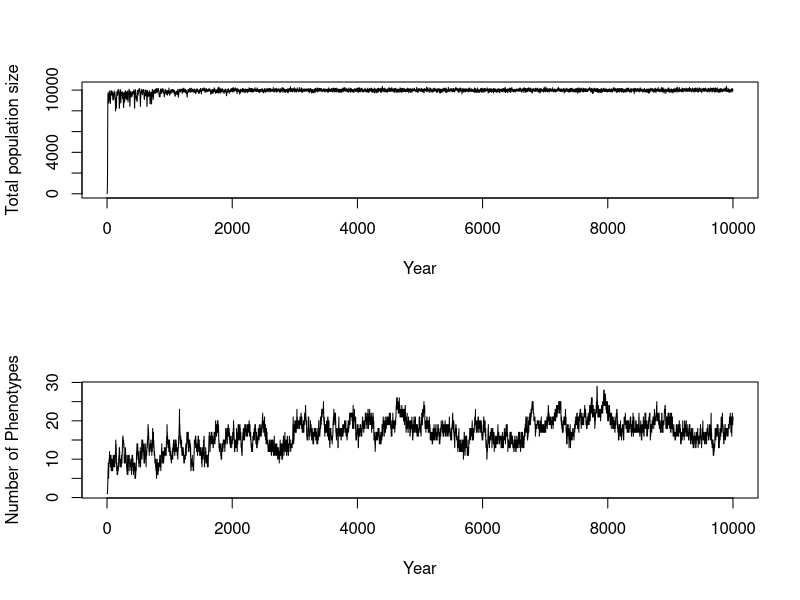
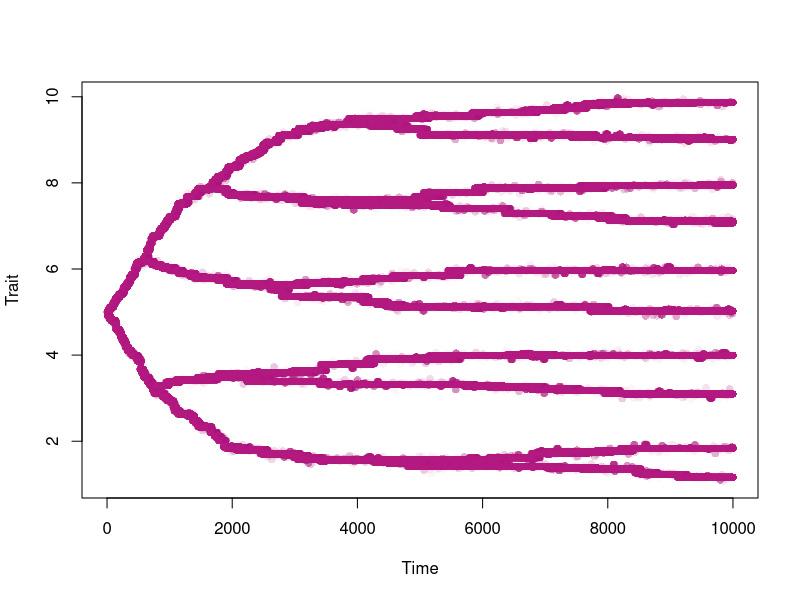

Generate these figures, in order, with R: (Note: this script raises an error after producing the figures.)

# Biggest difference in this version is that there is only one trait and adults and juvenile share a resource



# Full function ----------------------------------------------------------------

resourceCompetitionSLC <- function(popSize, resProp, resFreq, resGen=matrix(c(0.1,0.1),ncol=1, nrow=2), im = 0.001, 
                                   fmax = 2, kA = 0.5, kJ = 0.5, mutProb=0.001, mutVar=0.1, time.steps=200, iniP=5, 
                                   threshold = 0.005, nmorphs = 1){
  
  pop <- matrix(data = NA, ncol = 3, nrow = nmorphs)                             # Each column in this matrix is one phenotype combination.
  
  pop[,1] <- popSize
  pop[,2] <- iniP

  
  colnames(pop) <- c("Number of indivduals", "Trait", "Proxy")
  
  stats         <- matrix(data = c(0, sum(pop[,1]), nrow(pop), mean(pop[,2]), var(pop[,2])) 
                                  , nrow = 1, ncol = 5)                                                             #Where we will eventually save our stats and phenotypes
  phenotypes <- matrix(data = c(0, popSize, iniP), nrow = 1, ncol = 3)
  colnames(phenotypes) <- c("Year", "Number of indivduals", "Trait")                                        
  
  epsilon <- .Machine$double.eps^10  #Added when some number become zero, very small number
  posstrait <- seq(from = min(resProp)-1, to = max(resProp)+1, by = mutVar)
  
  for (t in 1:time.steps){
    
    # Deterministic fecundity proxy alpha ------------------------------------
    
    adults    <- pop                                                            
    alphaA    <- NULL                                                           # Will create a matrix with all alpha values
    alphaSumA <- NULL
    
    
    resPropAduMatrix <- matrix(data = resProp, ncol = length(resProp), nrow = nrow(adults), byrow = T)
    aduTrait <- adults[, 2]
    aduTraitMatrix <- matrix(data = rep(aduTrait, each = length(resProp)), ncol = length(resProp), nrow = nrow(adults), byrow = T)
    
    alphaA           <- exp(-(((aduTraitMatrix-resPropAduMatrix)^2)/(2*resGen[1,1])^2)) + epsilon                 # Calculation of individual alpha
    adultAbund       <- adults[,1]
    adultAbundMatrix <- matrix(data = rep(adultAbund, each = length(resProp)), ncol = length(resProp), nrow = nrow(adults), byrow = T)  # Creation of a matrix with population size of each type in the rows
    alphaSumA        <- colSums((alphaA*adultAbundMatrix))                                                                         # Creation of matrix that reflects both the trait but also number of individuals in type
    
    
    RdivAlphaSumA       <- resFreq/alphaSumA
    RdivAlphaSumATrans  <- matrix(data = RdivAlphaSumA)
    
    Fec <- alphaA%*%RdivAlphaSumATrans
    adults[,3] <- fmax*(Fec/(kA+Fec)) 
    
    
    
    # Spawning of offspring -------------------------------------------------
    
    juveniles <- adults                                                         # Create a matrix were we will add juveniles into
                                                      
    
    juveniles[,1] <- rpois(n = nrow(juveniles), lambda = juveniles[,1]*juveniles[,3]) 
    
    # Mutation of offspring -------------------------------------------------
    
    probs <- juveniles[,1]/sum(juveniles[, 1])  # Generates probability of morph being mutated based upon number of individuals.
    N.mut <- as.numeric(rbinom(n = 1, size = sum(juveniles[, 1]), prob = mutProb))
    
    
    if(N.mut > 0){
      random.choice <- c()
      mutation.pos <- c()
      
      for (m in 1:length(N.mut)){
        random.choice <- rmultinom(n = 1 , size = 1, prob = probs)              # Randomly chooses which morphs to mutate based on probs
        mutation.pos[m] <- as.numeric(which(random.choice == 1))
      }
      
      for (i in  1:length(mutation.pos)){
        
        mutChange <- rnorm(n=1, mean=0, sd=mutVar)
        juveniles[mutation.pos[i], 1] <- juveniles[mutation.pos[i], 1] - 1       # Removes the mutated individual from the morph
        
        new.morph <- matrix(data = c(1, juveniles[mutation.pos[i], 2] + mutChange, 0),  #Changes trait to a new trait and adds it to the juveniles
                            ncol = ncol(juveniles), nrow = 1)
        juveniles <- rbind(juveniles, new.morph)
        
      }
    }
    
    
    
    # Kill off offspring -----------------------------------------------------
    
  
    alphaSumJ <- NULL
    alphaJ    <- NULL
   
    resPropJuvMatrix <- matrix(data = resProp, ncol = length(resProp), nrow = nrow(juveniles), byrow = T)
    juvTrait <- juveniles[,2]
    juvTraitMatrix <- matrix(data = rep(juvTrait, each = length(resProp)), ncol = length(resProp), nrow = nrow(juveniles), byrow = T)
    
    alphaJ            <- exp(-(((juvTraitMatrix-resPropJuvMatrix)^2)/(2*resGen[2,1]^2))) + epsilon
    juvenAbund        <- juveniles[,1]
    juvenAbundMatrix  <- matrix(data = rep(juvenAbund, each = length(resProp)), ncol = length(resProp), nrow = nrow(juveniles), byrow = T)  # Creation of a matrix with population size of each type in the rows
    alphaSumJ         <- colSums(alphaJ*juvenAbundMatrix)                                                                         # Creation of matrix that reflects both the trait but also number of individuals in type
    
    
    RdivAlphaSumJ     <- resFreq/alphaSumJ
    RdivAlphaSumJTrans   <- matrix(data = RdivAlphaSumJ)
    
    
    Sur <- alphaJ%*%RdivAlphaSumJTrans
    juveniles[,3] <- (Sur/(kJ+Sur)) 
    
    
    
    
    juveniles[,1] <- rbinom(n = nrow(juveniles) , size = juveniles[,1], prob = juveniles[,3])
    
    
    pop <- juveniles[juveniles[, 1] != 0, , drop = FALSE]                        # all adults die after reproducing, so the new generation is only juveniles, and all rows with zero individuals are removed.
    
    # Adding immigrants ---------------------------------------------------------------------
    
    #if (runif(1) < im){
    
    # trait <- sample(x = posstrait, size = 1)
    
    #  if(sum(pop[,2] == trait) == 0) {                   # Checks wheter a exact match of immigrant already exists
    #   rbind(pop, c(1, trait, NA))
    # } else{
    #   same <- which(pop[,2] == trait)
    #   pop[same,1] <- pop[same,1]+1
    # }
    
    # }
    
    
    # extract stats and phenotype ---------------------------------------------
    
    if(nrow(pop) == 0){                                                          # Checks whether population has reached zero, then it breaks the for loop.                                   
      print("Population extinction")
      break
    }
    
    stats <- rbind(stats, c(t, sum(pop[,1]), nrow(pop), mean(pop[,2]), var(pop[,2]))) 
    
    pStats <- cbind(rep(t, nrow(pop)), pop[,1], pop[,2])
    phenotypes <- rbind(phenotypes, pStats)
    
    
  }
  
  #return output  ------------------------------------------------------------
  colnames(stats) <- c("year", "population size", "Number of morphs", "mean trait", "var trait")
  rownames(phenotypes) <- NULL
  
  # Removing any morphs of very low abundance
    pop <- pop[pop[, 1] > threshold*stats[nrow(stats), 2], , drop = FALSE] 
    
    LastStats <- cbind(time.steps, sum(pop[,1]), nrow(pop), mean(pop[,2]), var(pop[,2])) 
    LastPheno <- cbind(rep(time.steps, nrow(pop)), pop[,1], pop[,2])
    
    colnames(LastStats) <- c("year", "population size", "Number of morphs", "mean trait", "var trait")
    colnames(LastPheno) <- c("Year", "Number of indivduals", "Trait")  
   
  
  return(list(stats=stats, phenotypes=phenotypes, LastPheno = LastPheno, LastStats = LastStats))                                 #returns both the stats and the phenotype
  
  
}







resource.frequency <- c(0.1, 0.1, 0.1, 0.1, 0.1, 0.1, 0.1, 0.1, 0.1, 0.1)           # res. freq. 
resource.property <- c(1, 2, 3, 4, 5, 6, 7, 8, 9, 10)             # res. property 
abundance <- 15000
resource.abundance <- abundance*resource.frequency

outputSLC <- resourceCompetitionSLC(resProp=resource.property, resFreq=resource.abundance, popSize = 10, mutProb=0.001, resGen=matrix(c(0.3,0.3)), mutVar=0.05, time.steps = 10000)


statsSLC <- outputSLC$stats
phenotypesSLC <- outputSLC$phenotypes
LastPhenoSLC <- outputSLC$LastPheno
LastStatsSLC <- outputSLC$LastStats

# Plotting  -------------------------------------------------------------------

par(mfrow=c(2,1))


plot(x = statsSLC[, 1], y = statsSLC[, 2], xlab = "Year", ylab = "Total population size", type = "l")

plot(x = statsSLC[, 1], y = statsSLC[, 3], xlab = "Year", ylab = "Number of Phenotypes", type = "l")

par(mfrow=c(1,1))

pColors <- rgb(0.7, 0.1, 0.5, alpha = (phenotypesSLC[,2]/(100+phenotypesSLC[,2])))
plot(x = phenotypesSLC[, 1], y = phenotypesSLC[,3], col = pColors, ylab = "Trait", xlab = "Time", pch = 16)


# Making some species cuts

# -----------------------------Making some cuts on the number of species:


last_year_dataSLC <- phenodataSLC[phenodataSLC$Year == max(phenodataSLC$Year), ]
last_year_dataS <- subset(last_year_dataSLC, select = -Year)
last_year_dataS <- subset(last_year_dataS, select = -Num_Individuals)
rownames(last_year_dataS) <- NULL
rownames(last_year_dataSLC) <- NULL


distance_matrix <- as.matrix(dist(last_year_dataS[, 1, drop = FALSE], method = "euclidean"))


distance_matrix[lower.tri(distance_matrix)] <- NA



# Set a threshold for similarity (adjust as needed)
threshold <- 0.2

# Find indices of individuals to keep


same <- which(distance_matrix < threshold, arr.ind = T)
same <- same[same[, 1]-same[,2] != 0, , drop = FALSE]
rownames(same) <- NULL


# Initialize an empty list to store groups
groups <- list()

# Function to find group index for a species
find_group <- function(species_id) {
  for (i in seq_along(groups)) {
    if (species_id %in% unlist(groups[[i]])) {
      return(i)
    }
  }
  return(0)
}

# Iterate over rows in the matrix
for (i in 1:nrow(same)) {
  species1 <- same[i, 1]
  species2 <- same[i, 2]
  
  # Find groups for each species
  group1 <- find_group(species1)
  group2 <- find_group(species2)
  
  if (group1 == 0 & group2 == 0) {
    # Create a new group
    groups <- c(groups, list(c(species1, species2)))
  } else if (group1 == 0) {
    # Add species1 to the group containing species2
    groups[[group2]] <- c(groups[[group2]], species1)
  } else if (group2 == 0) {
    # Add species2 to the group containing species1
    groups[[group1]] <- c(groups[[group1]], species2)
  } else if (group1 != group2) {
    # Merge two groups
    groups[[group1]] <- c(groups[[group1]], groups[[group2]])
    groups <- groups[-group2]
  }
}

# Filter out duplicate species in each group
groups <- lapply(groups, function(group) unique(group))

rownames(last_year_dataSLC) <- NULL
final_data <- last_year_dataSLC         # Place to store filtered data
total.sub <- c()                     # Place to store subspecies

#Add population count of "subspecies" to main species

for(i in seq_along(groups)){
  combo <- NULL
  combo <- groups[[i]]
  main <- combo[which.max(final_data[combo,3])]
  sub <- combo[-which.max(final_data[combo,3])]
  final_data[main,3] <- final_data[main,3] + sum(final_data[sub,3])
  total.sub <- rbind(c(total.sub, sub))
  
}
# Remove subspecies
final_data <- final_data[-total.sub, ]

Total_species_SLC <- as.numeric(nrow(final_data))




# Plotting filtered data
color_palette <- mako(length(final_data$Adult_Trait))

ggplot(final_data, aes(x = Juvenile_Trait, y = Adult_Trait)) +
  geom_point(aes(size=Num_Individuals), color = color_palette) +                                  # Add points
  labs(x = "Juvenile Trait", y = "Adult Trait", size = "Number of individuals") +                 # Labels for the axes
  theme_minimal(base_family = "LM Roman 10", base_size = 18)




sum(final_data[,4])
sum(last_year_data[,4])
